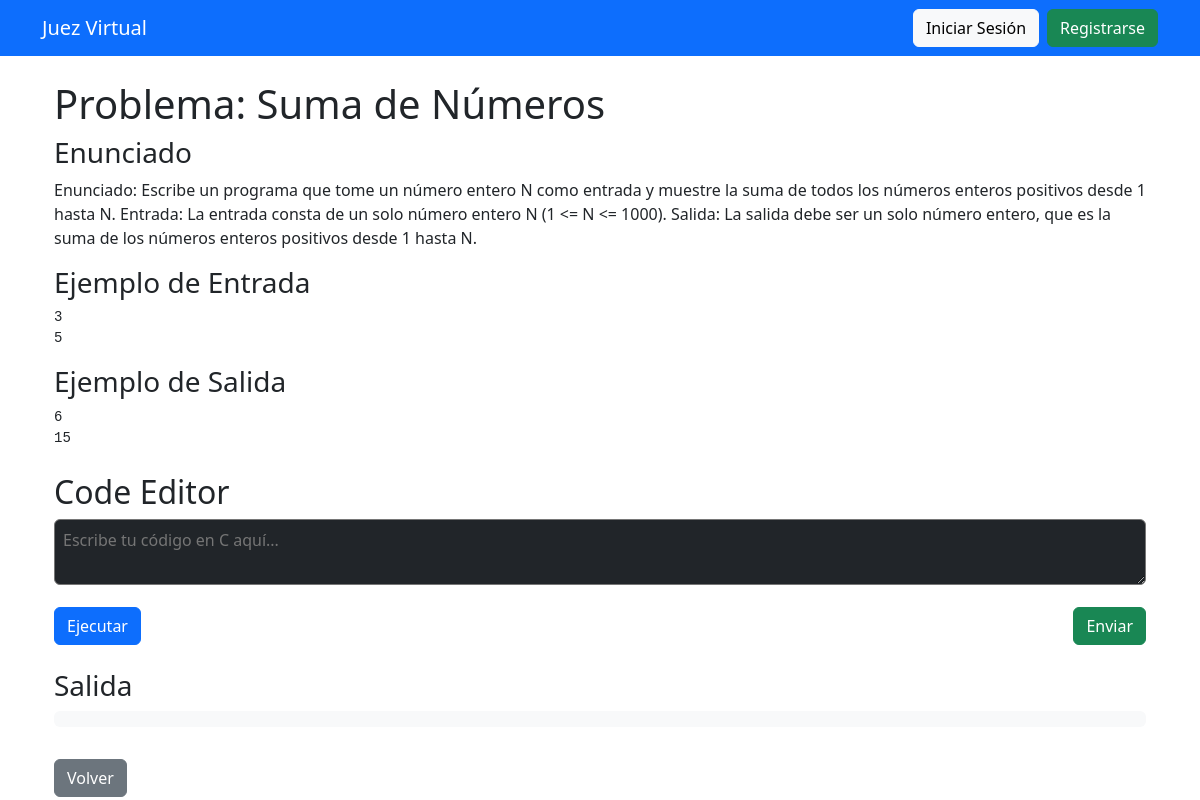
Screenshot of /juez/problema/1/ with the database file from the repository.
### juez/models.py (models this page shows, shortened)
class Problema(models.Model):
    titulo = models.CharField(max_length=200)
    descripcion = models.TextField()
    enunciado = models.TextField(default="Enunciado no disponible")  # Texto descriptivo del problema
    entrada_ejemplo = models.TextField(blank=True, null=True)  # Entrada de ejemplo (mostrada en el HTML)
    salida_ejemplo = models.TextField(blank=True, null=True)  # Salida de ejemplo (mostrada en el HTML)
    entradas_prueba = models.TextField(help_text="Entradas de prueba separadas por líneas")
    salidas_esperadas = models.TextField(help_text="Salidas esperadas separadas por líneas")

### juez/views.py (the view)
# urls.py: path('problema/<int:problema_id>/', detalle_problema, name='detalle_problema'),
def detalle_problema(request, problema_id):
    problema = get_object_or_404(Problema, id=problema_id)  # Si no existe, muestra error 404
    return render(request, 'juez/detalle_problema.html', {'problema': problema})

### juez/templates/juez/detalle_problema.html (shortened to what this page needs)
{% extends "base.html" %}
{% block content %}
<div class="container mt-4">
    <h1>{{ problema.titulo }}</h1>
    <h3>Enunciado</h3>
    <p>{{ problema.enunciado }}</p>
    <h3>Ejemplo de Entrada</h3>
    <pre>{{ problema.entrada_ejemplo }}</pre>
    <h3>Ejemplo de Salida</h3>
    <pre>{{ problema.salida_ejemplo }}</pre>
    <h2 class="mt-4">Code Editor</h2>
    <textarea id="code-editor" class="w-100 h-40 p-2 bg-dark text-white rounded" placeholder="Escribe tu código en C aquí..."></textarea>
    <div class="d-flex justify-content-between mt-3">
        <button id="run-code" class="btn btn-primary">Ejecutar</button>
        <button id="submit-code" class="btn btn-success">Enviar</button>
    </div>
    <h3 class="mt-4">Salida</h3>
    <pre id="output" class="bg-light text-dark p-2 rounded h-20 overflow-auto"></pre>
    <a href="{% url 'pagina_inicio' %}" class="btn btn-secondary mt-3">Volver</a>
</div>
{% endblock %}

### rows the page displays
Problema: titulo "Problema: Suma de Números", enunciado "Enunciado: Escribe un programa que tome un número entero N como entrada y muestre la suma de todos los números enteros positivos desde 1 hasta N. Entrada: La entrada consta de un solo número entero N (1 <= N <= 1000). Salida: La salida debe ser un solo número entero, que es la suma de los números enteros positivos desde 1 hasta N.", entrada_ejemplo "3 5", salida_ejemplo "6 15"
